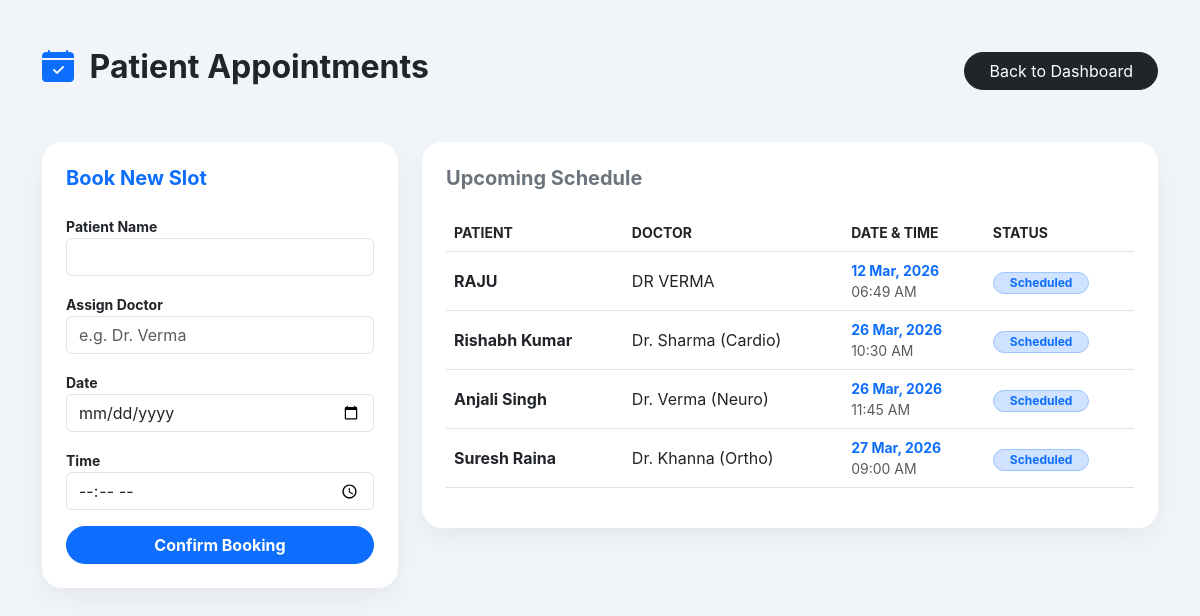
The app's page /appointments.php (signed in) with its own data.
### tables this page shows
CREATE TABLE `appointment` (
  `appointment_id` int(11) NOT NULL,
  `patient_name` varchar(100) NOT NULL,
  `doctor_name` varchar(100) NOT NULL,
  `app_date` date NOT NULL,
  `app_time` time NOT NULL,
  `status` enum('Scheduled','Completed','Cancelled') DEFAULT 'Scheduled'
);

### appointments.php (the view, shortened to what this page needs)
<?php
include 'db_connect.php';
$all_apps = $conn->query("SELECT * FROM appointment ORDER BY app_date ASC, app_time ASC");
?>
<!DOCTYPE html>
<html lang="en">
<head>
    <link href="https://cdn.jsdelivr.net/npm/bootstrap@5.3.0/dist/css/bootstrap.min.css" rel="stylesheet">
    <link rel="stylesheet" href="https://cdn.jsdelivr.net/npm/bootstrap-icons@1.11.0/font/bootstrap-icons.css">
</head>
<body>
<div class="container py-5">
    <div class="d-flex justify-content-between align-items-center mb-5">
        <h2 class="fw-bold"><i class="bi bi-calendar-check-fill text-primary me-2"></i> Patient Appointments</h2>
        <a href="index.php" class="btn btn-dark rounded-pill px-4">Back to Dashboard</a>
    </div>
    <div class="row">
        <div class="col-md-4 mb-4">
            <div class="card app-card p-4">
                <h5 class="fw-bold mb-4 text-primary">Book New Slot</h5>
                <form method="POST">
                    <div class="mb-3">
                        <label class="small fw-bold">Patient Name</label>
                        <input type="text" name="p_name" class="form-control" required>
                    </div>
                    <div class="mb-3">
                        <label class="small fw-bold">Assign Doctor</label>
                        <input type="text" name="d_name" class="form-control" placeholder="e.g. Dr. Verma" required>
                    </div>
                    <div class="mb-3">
                        <label class="small fw-bold">Date</label>
                        <input type="date" name="date" class="form-control" required>
                    </div>
                    <div class="mb-3">
                        <label class="small fw-bold">Time</label>
                        <input type="time" name="time" class="form-control" required>
                    </div>
                    <button type="submit" name="book_app" class="btn btn-primary w-100 rounded-pill fw-bold">Confirm Booking</button>
                </form>
            </div>
        </div>
        <div class="col-md-8">
            <div class="card app-card p-4">
                <h5 class="fw-bold mb-4 text-secondary">Upcoming Schedule</h5>
                <div class="table-responsive">
                    <table class="table align-middle">
                        <thead>
                            <tr class="small text-uppercase text-muted">
                                <th>Patient</th>
                                <th>Doctor</th>
                                <th>Date & Time</th>
                                <th>Status</th>
                            </tr>
                        </thead>
                        <tbody>
                            <?php if($all_apps && $all_apps->num_rows > 0): ?>
                                <?php while($row = $all_apps->fetch_assoc()): ?>
                                <tr>
                                    <td class="fw-bold"><?php echo $row['patient_name']; ?></td>
                                    <td><?php echo $row['doctor_name']; ?></td>
                                    <td>
                                        <div class="small fw-bold text-primary"><?php echo date('d M, Y', strtotime($row['app_date'])); ?></div>
                                        <div class="small text-muted"><?php echo date('h:i A', strtotime($row['app_time'])); ?></div>
                                    </td>
                                    <td>
                                        <span class="badge bg-primary-subtle text-primary px-3 rounded-pill border border-primary-subtle">
                                            <?php echo $row['status']; ?>
                                        </span>
                                    </td>
                                </tr>
                                <?php endwhile; ?>
                            <?php else: ?>
                                <tr><td colspan="4" class="text-center text-muted py-4">No appointments found.</td></tr>
                            <?php endif; ?>
                        </tbody>
                    </table>
                </div>
            </div>
        </div>
    </div>
</div>
</body>
</html>

### appointments.php (style rules this page uses)
body { background: #f1f5f9; font-family: 'Inter', sans-serif; }
.app-card { border-radius: 20px; border: none; box-shadow: 0 10px 25px rgba(0,0,0,0.05); }
.table thead { background: #f8fafc; }

### records on screen
appointment: patient_name "RAJU", doctor_name "DR VERMA", app_date "12 Mar, 2026", app_time "06:49 AM", status "Scheduled"
appointment: patient_name "Rishabh Kumar", doctor_name "Dr. Sharma (Cardio)", app_date "26 Mar, 2026", app_time "10:30 AM", status "Scheduled"
appointment: patient_name "Anjali Singh", doctor_name "Dr. Verma (Neuro)", app_date "26 Mar, 2026", app_time "11:45 AM", status "Scheduled"
appointment: patient_name "Suresh Raina", doctor_name "Dr. Khanna (Ortho)", app_date "27 Mar, 2026", app_time "09:00 AM", status "Scheduled"
